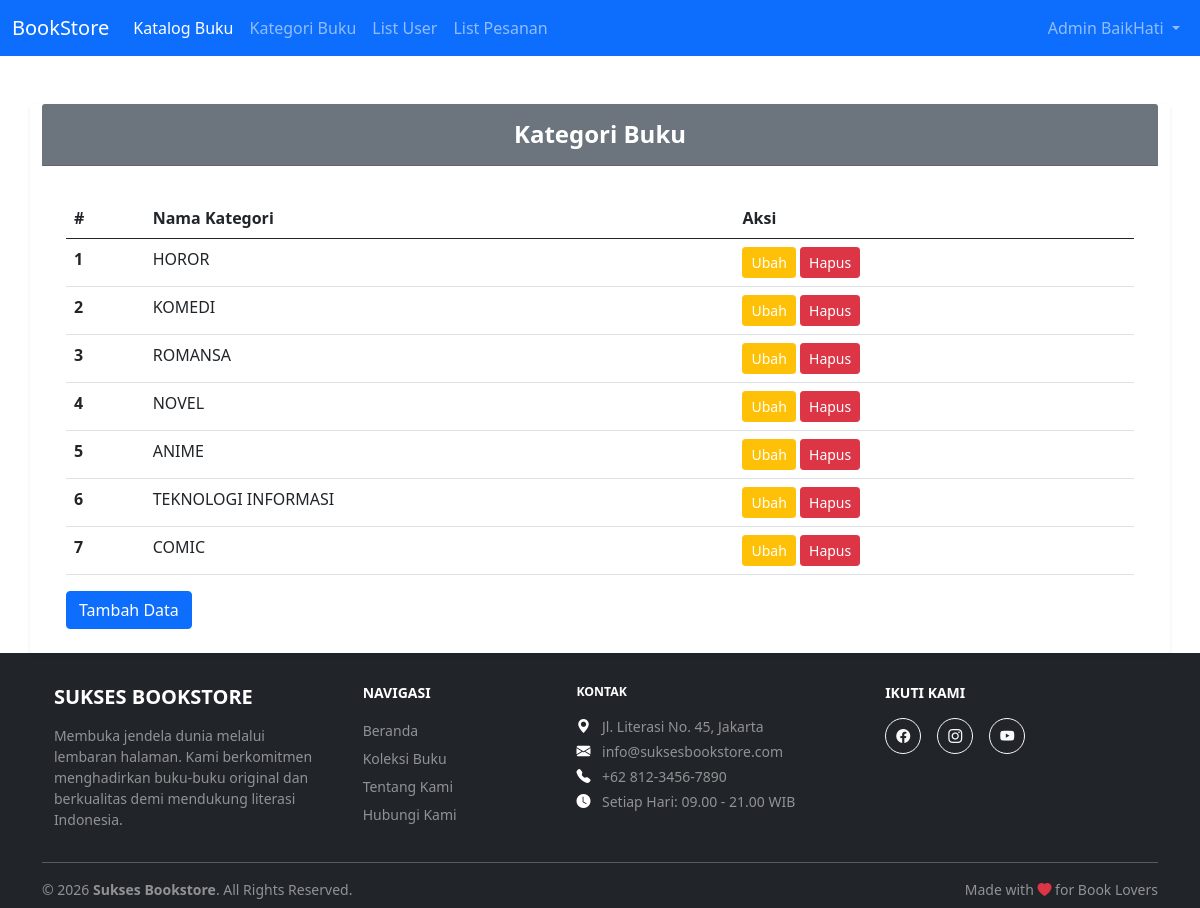
Screenshot of /kategori_buku.php (signed in) with the database file from the repository.
### tables this page shows
CREATE TABLE `kategori_buku` (
  `id` int(11) NOT NULL,
  `nama` varchar(20) NOT NULL
);

### kategori_buku.php (the view)
<?php include("template/header.php"); ?>
<div class="container mt-5">
    <div class="row justify-content-center">
        <div class="card shadow-sm border-0">
            <div class="card-header bg-secondary text-white py-3">
                <h4 class="card-title mb-0 text-center fw-bold">Kategori Buku</h4>
            </div>
            <div class="card-body p-4">
                <table class="table table-hover mt-2">
                    <thead>
                        <tr>
                            <th scope="col">#</th>
                            <th scope="col">Nama Kategori</th>
                            <th scope="col">Aksi</th>
                        </tr>
                    </thead>
                    <tbody>
                        <?php
                            $x = 1;
                            $query = "SELECT * FROM kategori_buku";
                            $data = mysqli_query($connection, $query);
                            while($data_row = mysqli_fetch_assoc($data)){
                                ?>
                                    <tr>
                                        <th scope="row"><?=$x?></th>
                                        <td><?=$data_row['nama']?></td>
                                        <td>
                                            <a href="kategori_buku_update.php?id=<?=$data_row['id']?>" class="btn btn-sm btn-warning text-white">Ubah</a>
                                            <a href="kategori_buku_delete.php?id=<?=$data_row['id']?>" class="btn btn-sm btn-danger" onclick="return confirm('Apakah Anda yakin ingin menghapus data ini?')">Hapus</a>
                                        </td>
                                    </tr>
                                <?php
                                $x++;
                            }
                        ?>
                    </tbody>
                </table>
                <a href="kategori_buku_create.php" class="btn btn-primary">Tambah Data</a>
            </div>
        </div>
    </div>
</div>
<?php include("template/footer.php"); ?>

### template/footer.php (style rules this page uses)
html { height: 100%; }
body { min-height: 100%; display: flex; flex-direction: column; margin: 0; }

### rows the page displays
kategori_buku: nama "HOROR"
kategori_buku: nama "KOMEDI"
kategori_buku: nama "ROMANSA"
kategori_buku: nama "NOVEL"
kategori_buku: nama "ANIME"
kategori_buku: nama "TEKNOLOGI INFORMASI"
kategori_buku: nama "COMIC"

### other values shown
$_SESSION['nama'] "Admin BaikHati"
